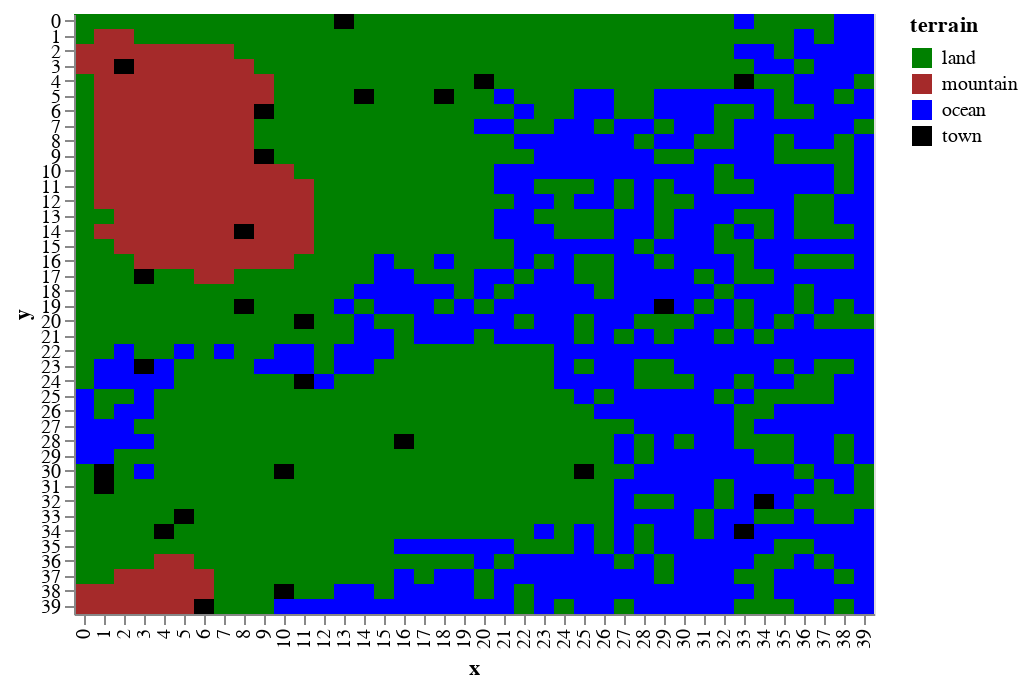

This figure's notebook cell:
### Code cell
draw.drawCities(world.df_features)

### Figure 1 — Vega-Lite specification as saved in the notebook (floating-point values rounded to 4 significant figures; data arrays with more than 128 entries replaced by an {"elided": "..."} marker saying what was removed)
{"$schema": "https://vega.github.io/schema/vega-lite/v2.6.0.json", "config": {"view": {"height": 300, "width": 400}}, "data": {"name": "data-e41a4ad561fa1db57cdf62f664246ed7"}, "datasets": {"data-e41a4ad561fa1db57cdf62f664246ed7": {"elided": "1600 records"}}, "encoding": {"color": {"field": "terrain", "scale": {"domain": ["land", "mountain", "ocean", "town"], "range": ["green", "brown", "blue", "black"]}, "type": "nominal"}, "x": {"field": "x", "type": "ordinal"}, "y": {"field": "y", "type": "ordinal"}}, "mark": "rect"}
